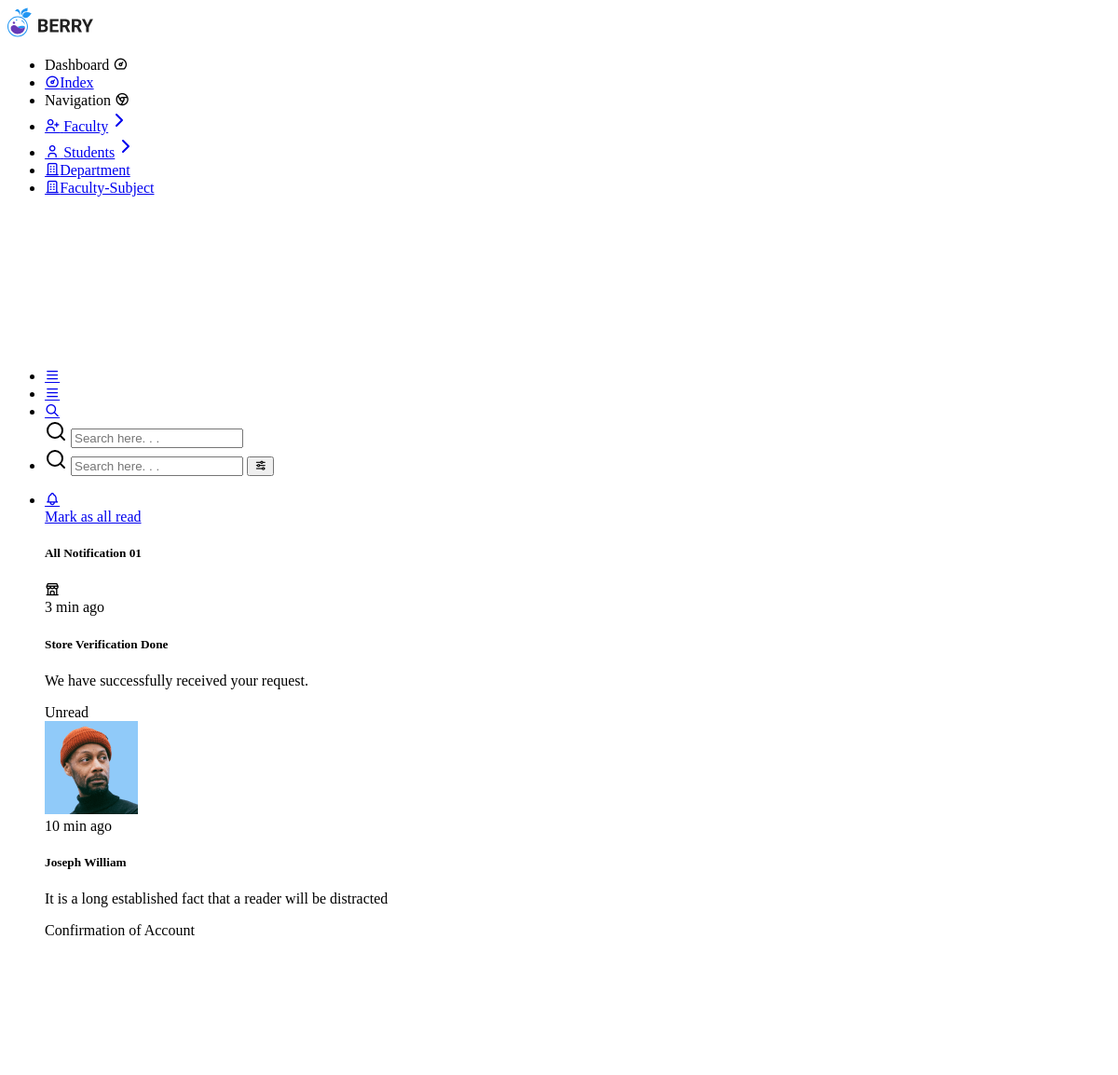
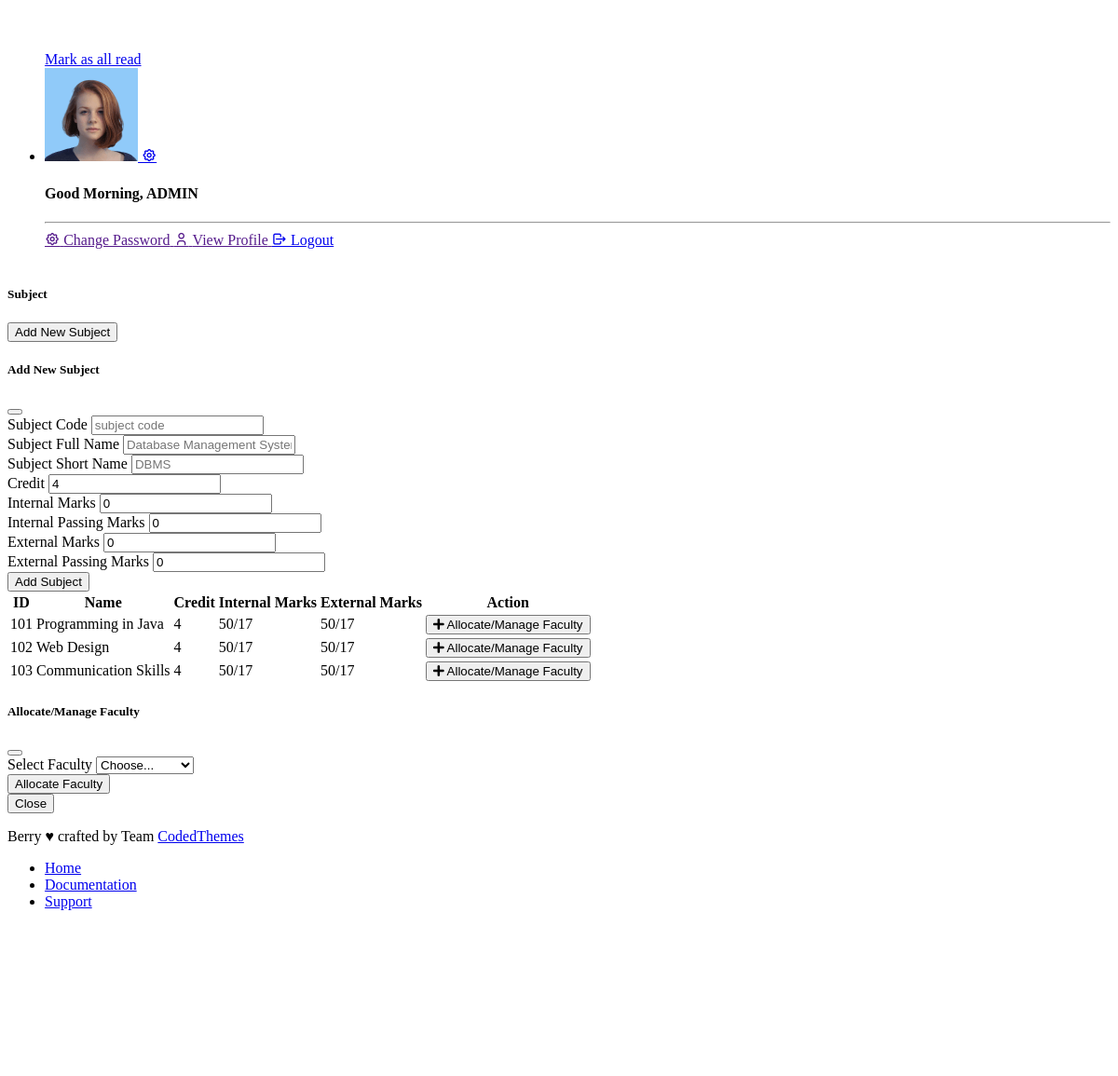
The app's page /admin/get_subjects.php?semester_id=1 with its own data (2 pictures, top to bottom).
### tables this page shows
CREATE TABLE IF NOT EXISTS `subject` (
  `subject_id` int NOT NULL AUTO_INCREMENT,
  `subject_code` varchar(20) NOT NULL,
  `subject_name` varchar(100) NOT NULL,
  `short_name` varchar(50) DEFAULT NULL,
  `credit` int NOT NULL,
  `internal_marks` int NOT NULL,
  `passing_internal_marks` int NOT NULL,
  `external_marks` int NOT NULL,
  `passing_external_marks` int NOT NULL,
  `sem_id` int DEFAULT NULL,
  PRIMARY KEY (`subject_id`),
  UNIQUE KEY `subject_code` (`subject_code`)
);

### admin/get_subjects.php (the view, shortened to what this page needs)
<?php
include('../connection.php');
?>
<!doctype html>
<html lang="en">
<head>
    <?php
    include_once('up_link.php');
    ?>
</head>
<body>
    <nav class="pc-sidebar">
        <div class="navbar-wrapper">
            <div class="m-header">
                <a href="" class="b-brand text-primary">
                    <img src="assets/images/logo-dark.svg" alt="" class="logo logo-lg" />
                </a>
            </div>
            <div class="navbar-content">
                <?php
                include_once('navbar.php');
                ?>
            </div>
        </div>
    </nav>
    <header class="pc-header">
        <?php
        include_once('header.php');
        ?>
    </header>
    <div class="pc-container">
        <div class="pc-content">
            <div class="page-header">
                <div class="page-block">
                    <div class="row align-items-center">
                        <div class="col">
                            <div class="page-header-title">
                                <h5 class="m-b-10">Subject</h5>
                            </div>
                        </div>
                        <div class="col-auto">
                            <button type="button" class="btn btn-primary" data-bs-toggle="modal" data-bs-target="#addSubjectModal">
                                Add New Subject
                            </button>
                            <div class="modal fade" id="addSubjectModal" tabindex="-1" aria-labelledby="addSubjectModalLabel" aria-hidden="true">
                                <div class="modal-dialog">
                                    <div class="modal-content">
                                        <div class="modal-header">
                                            <h5 class="modal-title" id="addSubjectModalLabel">Add New Subject</h5>
                                            <button type="button" class="btn-close" data-bs-dismiss="modal" aria-label="Close"></button>
                                        </div>
                                        <div class="modal-body">
                                            <form action="add_subject.php" method="POST">
                                                <div class="mb-3">
                                                    <label for="subjectCode" class="form-label">Subject Code</label>
                                                    <input type="text" class="form-control" id="subjectCode" name="subject_code" placeholder="subject code" required>
                                                </div>
                                                <div class="mb-3">
                                                    <label for="subjectName" class="form-label">Subject Full Name</label>
                                                    <input type="text" class="form-control" id="subjectName" name="subject_name" placeholder="Database Management System" required>
                                                </div>
                                                <div class="row">
                                                    <div class="col-md-6">
                                                        <div class="mb-3">
                                                            <label for="subjectSName" class="form-label">Subject Short Name</label>
                                                            <input type="text" class="form-control" id="subjectSName" name="subject_sname" placeholder="DBMS" required>
                                                        </div>
                                                    </div>
                                                    <div class="col-md-6">
                                                        <div class="mb-3">
                                                            <label for="subjectCredit" class="form-label">Credit</label>
                                                            <input type="number" class="form-control" id="subjectCredit" name="credit" value="4" required>
                                                        </div>
                                                    </div>
                                                </div>
                                                <div class="row">
                                                    <div class="col-md-6">
                                                        <div class="mb-3">
                                                            <label for="internalMarks" class="form-label">Internal Marks</label>
                                                            <input type="number" class="form-control" id="internalMarks" name="internal_marks" value="0" required>
                                                        </div>
                                                    </div>
                                                    <div class="col-md-6">
                                                        <div class="mb-3">
                                                            <label for="internalPassingMarks" class="form-label">Internal Passing Marks</label>
                                                            <input type="number" class="form-control" id="internalPassingMarks" name="internal_passing_marks" value="0" required>
                                                        </div>
                                                    </div>
                                                </div>
                                                <div class="row">
                                                    <div class="col-md-6">
                                                        <div class="mb-3">
                                                            <label for="externalMarks" class="form-label">External Marks</label>
                                                            <input type="number" class="form-control" id="externalMarks" name="external_marks" value="0" required>
                                                        </div>
                                                    </div>
                                                    <div class="col-md-6">
                                                        <div class="mb-3">
                                                            <label for="externalPassingMarks" class="form-label">External Passing Marks</label>
                                                            <input type="number" class="form-control" id="externalPassingMarks" name="external_passing_marks" value="0" required>
                                                        </div>
                                                    </div>
                                                </div>
                                                <button type="submit" class="btn btn-primary">Add Subject</button>
                                            </form>
                                        </div>
                                    </div>
                                </div>
                            </div>
                        </div>
                    </div>
                </div>
            </div>
            <div class="row">
                <div class="container bootstrap snippet">
                    <div class="row">
                        <?php
                        if (isset($_GET['semester_id'])) {
                            $sem_id = $_GET['semester_id'];
                            $query = "SELECT * FROM subject WHERE sem_id = ?";
                            $stmt = $conn->prepare($query);
                            $stmt->bind_param("i", $sem_id);
                            $stmt->execute();
                            $result = $stmt->get_result();
                            if ($result->num_rows > 0) {
                                echo "<table class='table table-striped table-hover'>
                                        <thead class='thead-dark'>
                                        <tr>
                                            <th scope='col'>ID</th>
                                            <th scope='col'>Name</th>
                                            <th scope='col'>Credit</th>
                                            <th scope='col'>Internal Marks</th>
                                            <th scope='col'>External Marks</th>
                                            <th scope='col'>Action</th>
                                        </tr>
                                        </thead>
                                        <tbody>";
                                while ($row = $result->fetch_assoc()) {
                                    $sub_id = $row['subject_id'];
                                    echo "<tr>
                                        <td>" . $row['subject_code'] . "</td>
                                        <td>" . $row['subject_name'] . "</td>
                                        <td>" . $row['credit'] . "</td>
                                        <td>" . $row['internal_marks'] . "/" . $row['passing_internal_marks'] . "</td>
                                        <td>" . $row['external_marks'] . "/" . $row['passing_external_marks'] . "</td>
                                        <td><button data-sub-id='$sub_id' class='btn btn-success open-modal' data-bs-toggle='modal' data-bs-target='#myModal'><i class='fa fa-plus'></i> Allocate/Manage Faculty</button></td>
                                        </tr>";
                                }
                                echo "</tbody>
                                    </table>";
                            } else {
                                echo "<div class='alert alert-warning' role='alert'>No subject found.</div>";
                            }
                        }
                        ?>
                    </div>
                </div>
            </div>
            <div class="modal fade" id="myModal" tabindex="-1" aria-labelledby="allocateFacultyModalLabel" aria-hidden="true">
                <div class="modal-dialog">
                    <div class="modal-content">
                        <div class="modal-header">
                            <h5 class="modal-title" id="allocateFacultyModalLabel">Allocate/Manage Faculty</h5>
                            <button type="button" class="btn-close" data-bs-dismiss="modal" aria-label="Close"></button>
                        </div>
                        <div class="modal-body">
                            <form action="allocate_faculty.php" method="POST">
                                <div class="mb-3">
                                    <label for="facultySelect" class="form-label">Select Faculty</label>
                                    <select class="form-select" id="facultySelect" name="faculty_id" required>
                                        <option value="">Choose...</option>
                                    </select>
                                </div>
                                <button type="submit" class="btn btn-primary">Allocate Faculty</button>
                            </form>
                        </div>
                        <div class="modal-footer">
                            <button type="button" class="btn btn-secondary" data-bs-dismiss="modal">Close</button>
                        </div>
                    </div>
                </div>
            </div>
        </div>
    </div>
    <footer class="pc-footer">
        <?php
        include_once('footer.php');
        ?>
    </footer>
</body>
</html>

### records on screen
subject: subject_code "101", subject_name "Programming in Java", credit "4", internal_marks "50", passing_internal_marks "17", external_marks "50", passing_external_marks "17"
subject: subject_code "102", subject_name "Web Design", credit "4", internal_marks "50", passing_internal_marks "17", external_marks "50", passing_external_marks "17"
subject: subject_code "103", subject_name "Communication Skills", credit "4", internal_marks "50", passing_internal_marks "17", external_marks "50", passing_external_marks "17"
